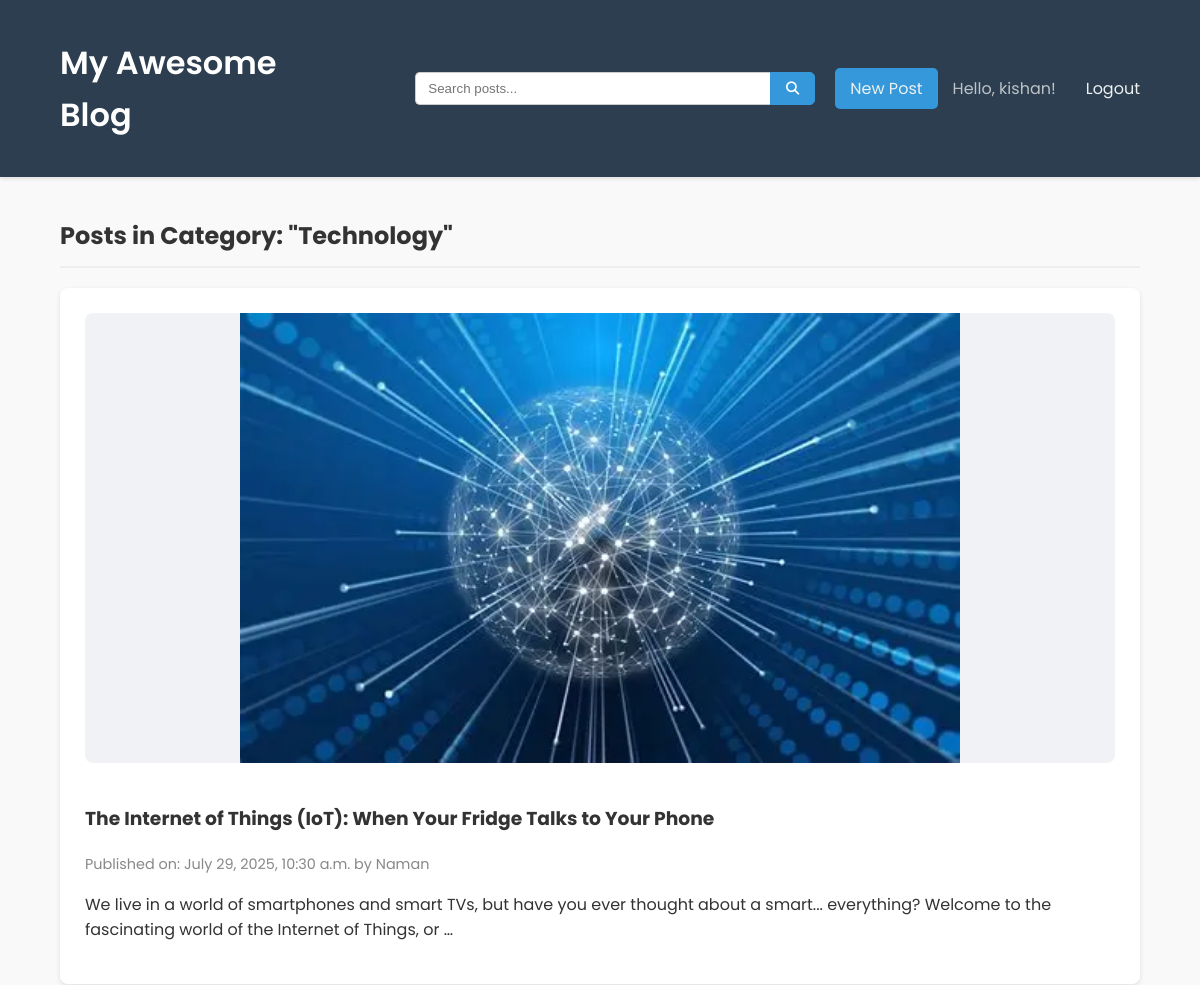
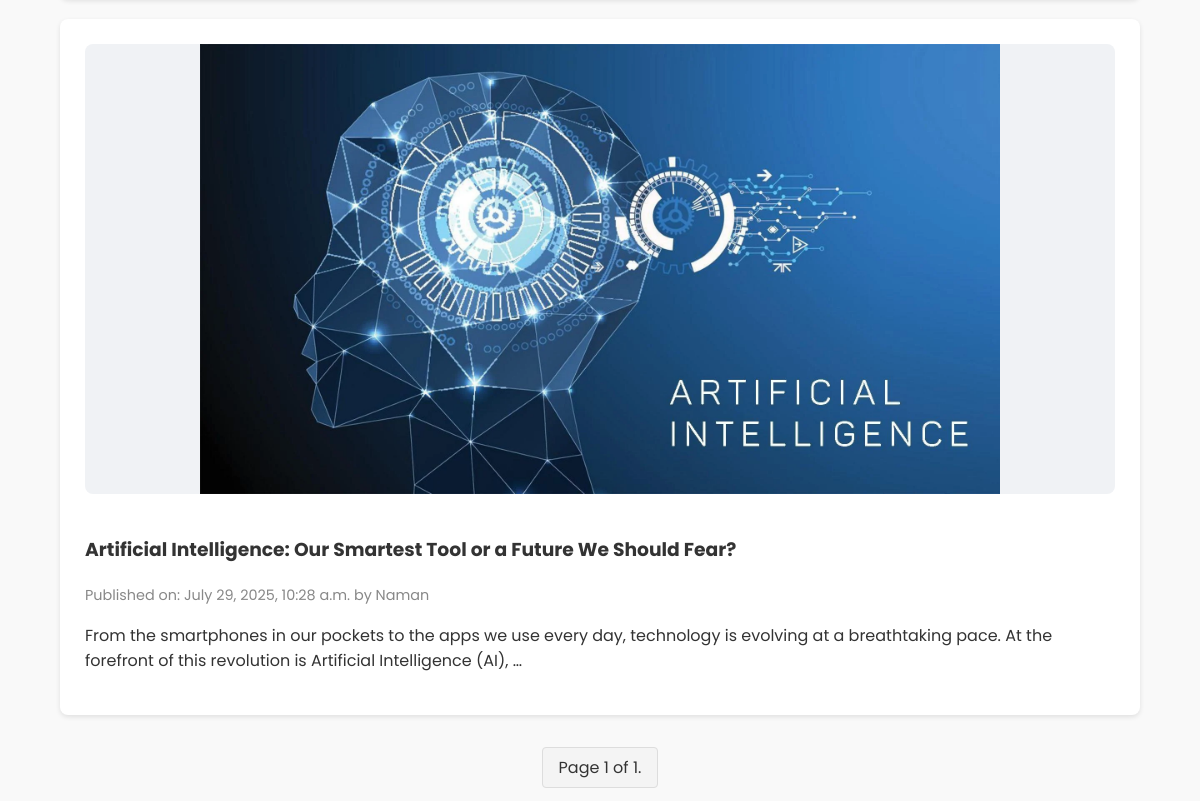
The page /category/Technology/ (signed in) on the database its author committed (2 pictures, top to bottom).
### blog/models.py (models this page shows, shortened)
class Category(models.Model):
    name = models.CharField(max_length=100)

class Post(models.Model):
    title = models.CharField(max_length=200)
    content = models.TextField()
    created_date = models.DateTimeField(default=timezone.now)
    published_date = models.DateTimeField(blank=True, null=True)
    image = models.ImageField(upload_to='post_images/', blank=True, null=True)
    author = models.ForeignKey(User, on_delete=models.CASCADE)
    category = models.ForeignKey(Category, on_delete=models.SET_NULL, null=True, blank=True)

### blog/views.py (the view)
# urls.py: path('category/<str:category_name>/', views.category_post_list, name='category_post_list'),
def category_post_list(request, category_name):
    category = get_object_or_404(Category, name=category_name)
    all_posts_in_category = Post.objects.filter(category=category, published_date__isnull=False).order_by('-published_date')
    paginator = Paginator(all_posts_in_category, 5)
    page_number = request.GET.get('page')
    try:
        posts = paginator.page(page_number)
    except PageNotAnInteger:
        posts = paginator.page(1)
    except EmptyPage:
        posts = paginator.page(paginator.num_pages)
    return render(request, 'blog/category_post_list.html', {'category': category, 'posts': posts})

### blog/templates/blog/category_post_list.html (shortened to what this page needs)
{% extends 'blog/base.html' %}
{% block content %}
    <h2 class="page-title">Posts in Category: "{{ category.name }}"</h2>
    {% for post in posts %}
        <article class="post">
            {% if post.image %}
                <img src="{{ post.image.url }}" alt="{{ post.title }}" class="post-image">
            {% endif %}
            <h3><a href="{% url 'post_detail' pk=post.pk %}">{{ post.title }}</a></h3>
            <p class="post-meta">Published on: {{ post.published_date }} by {{ post.author.username }}</p>
            <p>{{ post.content|truncatewords:30 }}</p>
        </article>
    {% endfor %}
    <div class="pagination">
        <span class="step-links">
            <span class="current">
                Page {{ posts.number }} of {{ posts.paginator.num_pages }}.
            </span>
        </span>
    </div>
{% endblock %}

### blog/templates/blog/base.html (shortened to what this page needs)
{% load static %}
<!DOCTYPE html>
<html lang="en">
<head>
    <link rel="stylesheet" href="{% static 'css/style.css' %}">
    <link rel="stylesheet" href="https://cdnjs.cloudflare.com/ajax/libs/font-awesome/6.5.1/css/all.min.css"/>
</head>
<body>
    <header>
        <div class="container">
            <h1><a href="{% url 'post_list' %}">My Awesome Blog</a></h1>
        <div class="nav-desktop">
            <form class="search-form" method="GET" action="{% url 'search_results' %}">
                <input type="text" name="q" placeholder="Search posts...">
                 <button type="submit"><i class="fas fa-search"></i></button>
            </form>
            <div class="auth-links">
                {% if user.is_authenticated %}
                <a href="{% url 'post_new' %}" class="btn-new-post">New Post</a>
                  <span>Hello, {{ user.username }}!</span>
                    <form method="post" action="{% url 'logout' %}" class="logout-form">
                        <button type="submit">Logout</button>
                    </form>
                {% else %}
                    <a href="{% url 'login' %}">Login</a>
                    <a href="{% url 'signup' %}">Sign Up</a>
                {% endif %}
            </div>
        </div>
        </div>
    </header>
    <main class="container">
        <div class="content">
            {% block content %}{% endblock %}
        </div>
    </main>
</body>
</html>

### static/css/style.css (style rules this page uses)
body { font-family: 'Poppins', sans-serif; line-height: 1.6; margin: 0; padding: 0; background: #f9f9f9; color: #333; }
.container { width: 90%; max-width: 1200px; margin: auto; overflow: hidden; padding: 0 20px; }
header { background: #2c3e50; color: #ecf0f1; padding: 1rem 0; box-shadow: 0 2px 4px rgba(0,0,0,0.1); }
header .container { display: flex; justify-content: space-between; align-items: center; }
header h1 a { color: #fff; text-decoration: none; font-weight: 600; flex-shrink: 0; }
.nav-desktop { display: flex; align-items: center; gap: 20px; width: 100%; justify-content: flex-end; }
.content { padding: 20px 0; }
.page-title { margin-bottom: 20px; border-bottom: 2px solid #eee; padding-bottom: 10px; }
form input[type="text"], form input[type="password"], form textarea { width: 100%; padding: 12px; border: 1px solid #ddd; border-radius: 4px; box-sizing: border-box; }
.logout-form { display: inline; margin-left: 15px; }
.logout-form button { background: none; border: none; padding: 0; color: #555; font-family: 'Poppins', sans-serif; font-size: 1em; cursor: pointer; text-decoration: none; }
.post { background: #fff; margin-bottom: 20px; padding: 25px; border-radius: 8px; box-shadow: 0 2px 5px rgba(0,0,0,0.1); }
.post-image { width: 100%; max-height: 450px; object-fit: contain; border-radius: 8px; margin-bottom: 15px; background-color: #f0f2f5; }
.post h3 a { color: #333; text-decoration: none; }
.post-meta { color: #888; font-size: 0.9em; margin-bottom: 10px; display: flex; justify-content: space-between; align-items: center; flex-wrap: wrap; }
.auth-links { display: flex; align-items: center; gap: 15px; flex-shrink: 0; }
.auth-links span { color: #bdc3c7; }
.auth-links a, .logout-form button { color: #ecf0f1; text-decoration: none; font-weight: 400; transition: color 0.3s; white-space: nowrap; }
.btn-new-post { background-color: #3498db; color: #fff; padding: 8px 15px; border-radius: 5px; text-decoration: none; font-weight: 600; transition: background-color 0.3s; }
.pagination { margin-top: 40px; text-align: center; }
.pagination .current { padding: 8px 16px; margin: 0 4px; border: 1px solid #ddd; background-color: #f4f4f4; color: #333; border-radius: 4px; }
.search-form { display: flex; min-width: 200px; max-width: 400px; flex-grow: 1; }
.search-form input[type="text"] { width: 100%; padding: 8px 12px; border: 1px solid #ccc; border-radius: 5px 0 0 5px; border-right: none; outline: none; }
.search-form button { padding: 8px 15px; border: 1px solid #3498db; background: #3498db; color: white; cursor: pointer; border-radius: 0 5px 5px 0; }

### rows shown on the page
Category: name "Technology"
Post: image (picture), title "The Internet of Things (IoT): When Your Fridge Talks to Your Phone", published_date "July 29, 2025, 10:30 a.m.", author.username "Naman", content "We live in a world of smartphones and smart TVs, but have you ever thought about a smart... everything? Welcome to the fascinating world of the Internet of Things, or …"
Post: image (picture), title "Artificial Intelligence: Our Smartest Tool or a Future We Should Fear?", published_date "July 29, 2025, 10:28 a.m.", author.username "Naman", content "From the smartphones in our pockets to the apps we use every day, technology is evolving at a breathtaking pace. At the forefront of this revolution is Artificial Intelligence (AI), …"

### other values the page prints
{{ user.username }} "kishan"
{{ posts.number }} "1"
{{ posts.paginator.num_pages }} "1"
